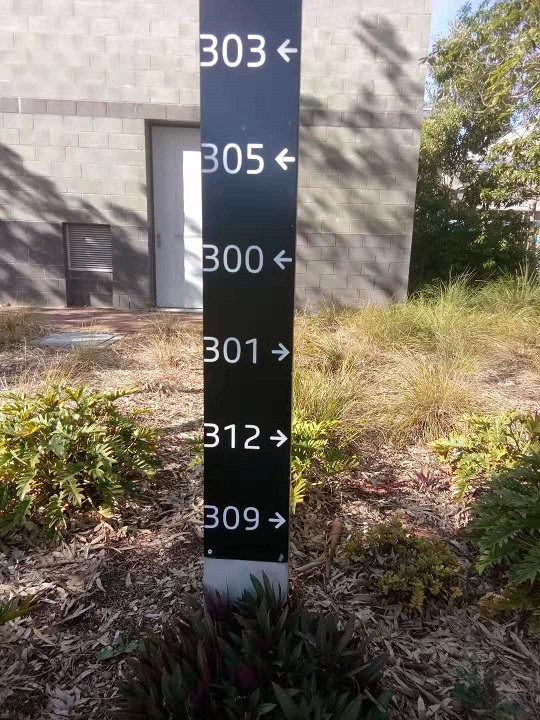
#> input picture Machine Perception/Mp/Assignment/FinalVersion/DirectionalSignage/DS01.jpg, 540 x 720 px; its folder holds only this picture in this run
$ python hsvthresholdblackvariation.py   (older library calls are emulated)
#> lines starting #> are read from the running program, lines starting #| are printed output that depends on the picture; after the words box and inside, x2 and y2 are one past the last pixel; in counts of white or black regions, pixels touching at a corner belong together
import cv2
import glob
from matplotlib import pyplot as plt
import numpy as np

files = glob.glob("./*.png")
files += glob.glob("./*.jpg")
count = 0

# [9 lines left out: function imshow_components, not called in this run]

    #cv2.imshow('connected components', labeled_img)

def angle_cos(p0, p1, p2):
    d1, d2 = (p0-p1).astype('float'), (p2-p1).astype('float')
    return abs( np.dot(d1, d2) / np.sqrt( np.dot(d1, d1)*np.dot(d2, d2) ) )

def find_squares(img):
    img = cv2.GaussianBlur(img, (5, 5), 0)
    squares = []
    for gray in cv2.split(img):
        for thrs in range(0, 255, 26):
            if thrs == 0:
                bin = cv2.Canny(gray, 0, 50, apertureSize=5)
                bin = cv2.dilate(bin, None)
            else:
                retval, bin = cv2.threshold(gray, thrs, 255, cv2.THRESH_BINARY)
            bin, contours, hierarchy = cv2.findContours(bin, cv2.RETR_LIST, cv2.CHAIN_APPROX_SIMPLE)
            for cnt in contours:
                cnt_len = cv2.arcLength(cnt, True)
                cnt = cv2.approxPolyDP(cnt, 0.02 * cnt_len, True)
                if len(cnt) == 4 and cv2.contourArea(cnt) > 1000 and cv2.isContourConvex(cnt):
                    cnt = cnt.reshape(-1, 2)
                    max_cos = np.max([angle_cos(cnt[i], cnt[(i + 1) % 4], cnt[(i + 2) % 4]) for i in range(4)])
                    if max_cos < 0.1:
                        squares.append(cnt)

    return squares


ddepth = -1
sharpen = np.array((
	[0,-1,0],
	[-1,5,-1],
	[0,-1,0]), dtype ="int")


for file in files[0:]:

    #read in image
    colour = cv2.imread(file)
#> colour is the input picture: shape (720, 540, 3); mean B, G, R 98.2, 110.6, 119.2
    img = cv2.imread(file)
    img = cv2.GaussianBlur(img,(5,5),0)
    img = cv2.filter2D(img, ddepth, sharpen)
    img = cv2.GaussianBlur(img,(5,5),0)

    #img = cv2.GaussianBlur(img,(5,5),0)
    #convert to HSV
    hsv = cv2.cvtColor(img, cv2.COLOR_BGR2HSV)
#> hsv: shape (720, 540, 3); mean H, S, V 37.9, 66, 122.3

    # define colour range
    lower_val = np.array([0,0,0]) #lowest threshold is [0,0,0] black
    upper_val = np.array([179,50,255]) # all 179 hue values, all 255 values, 50/255 saturation values, representing the white-gray-black range
    lower_val2 = np.array([80,0,0])
    upper_val2 = np.array([150,255,100])

    #define black tinged with blue colour range, 2 range sets are required due to red being 0 on hsv gradient
    # red value range below 100 light level
    lower_val3 = np.array([0,0,0])
    upper_val3 = np.array([15,90,100])
    lower_val4 = np.array([165,0,0])
    upper_val4 = np.array([179,90,100])


    #make values whiter
    lower_val7 = np.array([0,0,190]) #lowest threshold is [0,0,0] black
    upper_val7 = np.array([179,50,255]) # all 179 hue values, all 255 values, 50/255 saturation


    #make any colour variation black
   # lower_val8 = np.array([0,0,0]) #lowest threshold is [0,0,0] black
   # upper_val8 = np.array([179,1,110]) # all 179 hue values, all 255 values, 50/255 saturation


    mask = cv2.inRange(hsv, lower_val2, upper_val2)
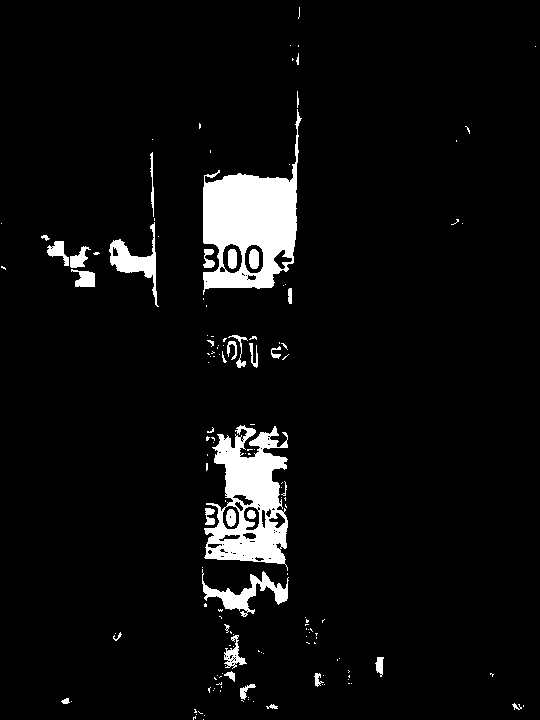
#> mask: shape (720, 540); 5.5% white; 150 white regions (115 under 20 px), largest, box (x1, y1, x2, y2) and area: (203, 109, 302, 295) 8576, (204, 425, 288, 571) 6789, (202, 569, 289, 617) 1240
    img[mask != 0] = [0,0,0]
#> img: shape (720, 540, 3); mean B, G, R 95.5, 108.3, 117.1
    hsv = cv2.cvtColor(img, cv2.COLOR_BGR2HSV)
#> hsv: shape (720, 540, 3); mean H, S, V 32.1, 62, 119.7
    mask = cv2.inRange(hsv, lower_val3, upper_val3)
#> mask: shape (720, 540); 17.2% white; 478 white regions (379 under 20 px), largest, box (x1, y1, x2, y2) and area: (0, 425, 540, 720) 43444, (203, 109, 309, 319) 8983, (109, 222, 159, 307) 1216
    img[mask != 0] = [0,0,0]
#> img: shape (720, 540, 3); mean B, G, R 89.6, 102.1, 109.8
    hsv = cv2.cvtColor(img, cv2.COLOR_BGR2HSV)
#> hsv: shape (720, 540, 3); mean H, S, V 31.3, 55.9, 112.3
    mask = cv2.inRange(hsv, lower_val4, upper_val4)
#> mask: shape (720, 540); 1.5% white; 244 white regions (190 under 20 px), largest, box (x1, y1, x2, y2) and area: (54, 272, 141, 305) 917, (52, 214, 97, 241) 542, (77, 671, 97, 698) 316
    img[mask != 0] = [0,0,0]
#> img: shape (720, 540, 3); mean B, G, R 88.7, 101.3, 108.8
    hsv = cv2.cvtColor(img, cv2.COLOR_BGR2HSV)
#> hsv: shape (720, 540, 3); mean H, S, V 28.8, 55.3, 111.3


    #threshold using previously defined colour range
    #anything higher than the 50 saturation value will be converted to pure white
    mask = cv2.inRange(hsv, lower_val, upper_val)
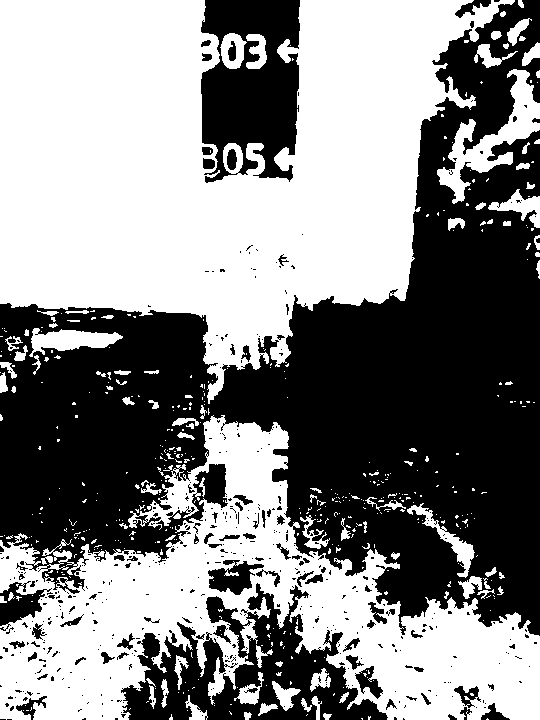
#> mask: shape (720, 540); 52.8% white; 472 black regions (393 under 20 px), largest, box (x1, y1, x2, y2) and area: (0, 0, 540, 636) 145924, (121, 583, 388, 720) 15617, (201, 0, 300, 183) 13166
    mask2 = cv2.inRange(hsv, lower_val7, upper_val7)
#> mask2: shape (720, 540); 14.4% white; 250 white regions (173 under 20 px), largest, box (x1, y1, x2, y2) and area: (0, 0, 218, 226) 32043, (301, 0, 474, 121) 12458, (182, 150, 218, 294) 2453
    mask = cv2.bitwise_not(mask)
    img[mask != 0] = [115,115,115]
    img[mask2 !=0] = [255,255,255]
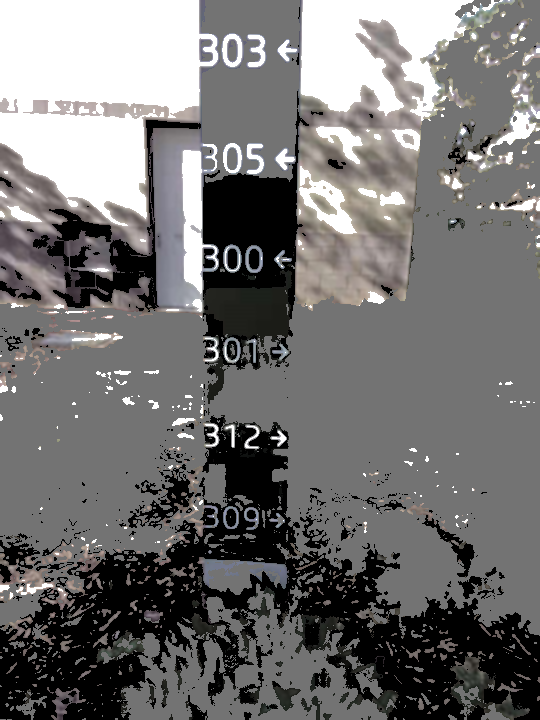
#> img: shape (720, 540, 3); mean B, G, R 113.8, 114.2, 115.4

    #mask3 = cv2.inRange(hsv, lower_val8, upper_val8)
    #img[mask3!=0] = [0,0,0]


    #apply mask
    #nocolour = cv2.bitwise_and(img,img,mask=mask)

    gray = cv2.cvtColor(img,cv2.COLOR_BGR2GRAY)


    _,thresh1 = cv2.threshold(gray, 114, 255, cv2.THRESH_BINARY)  # ensure binary
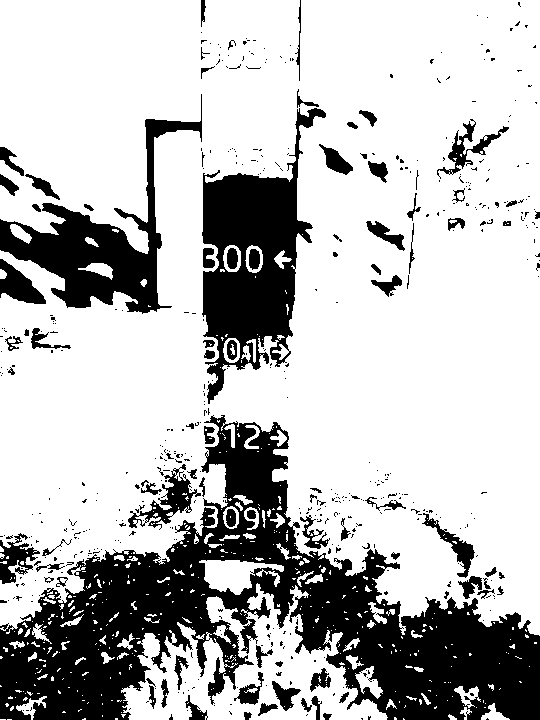
#> thresh1: shape (720, 540); 73.9% white; 527 black regions (437 under 20 px), largest, box (x1, y1, x2, y2) and area: (0, 415, 540, 720) 59427, (202, 108, 326, 404) 15488, (0, 94, 202, 314) 10916
    _,thresh2 = cv2.threshold(gray, 115, 255, cv2.THRESH_BINARY)  # ensure binary
#> thresh2: shape (720, 540); 26.6% white; 346 white regions (222 under 20 px), largest, box (x1, y1, x2, y2) and area: (0, 0, 219, 254) 39009, (295, 0, 515, 311) 37599, (154, 130, 219, 318) 8751

    #_,thresh2 = cv2.threshold(gray, 0, 255, cv2.THRESH_BINARY+cv2.THRESH_OTSU)  # ensure binary

    _,thresh3 = cv2.threshold(gray, 0, 255, cv2.THRESH_TRUNC+cv2.THRESH_OTSU)  # otsus
    _,thresh3 = cv2.threshold(thresh3, 114,255, cv2.THRESH_BINARY)


    #_,thresh3 = cv2.threshold(sharp, 127, 255, cv2.THRESH_TOZERO)  # ensure binary
    thresh4 = cv2.adaptiveThreshold(gray,255,cv2.ADAPTIVE_THRESH_GAUSSIAN_C,cv2.THRESH_BINARY,11,2)
#> thresh4: shape (720, 540); 74% white; 649 black regions (450 under 20 px), largest, box (x1, y1, x2, y2) and area: (0, 391, 540, 720) 40676, (300, 0, 540, 310) 16019, (53, 109, 309, 404) 10704
    thresh5 = cv2.adaptiveThreshold(gray,255,cv2.ADAPTIVE_THRESH_MEAN_C,cv2.THRESH_BINARY,11,2)
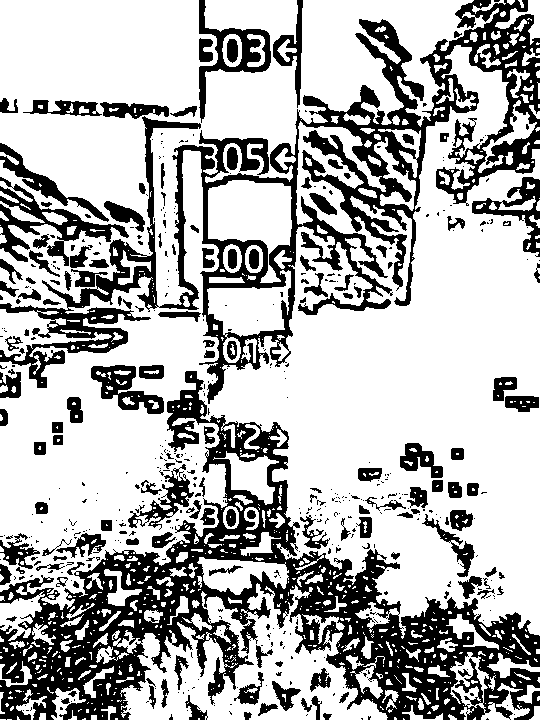
#> thresh5: shape (720, 540); 69.5% white; 516 black regions (363 under 20 px), largest, box (x1, y1, x2, y2) and area: (0, 371, 540, 720) 48206, (0, 0, 540, 404) 37806, (0, 177, 129, 266) 2852


    #otsu = cv2.bitwise_not(otsu)
    titles = ['color','gray','blackbox','whitetext']
    images = [colour,gray,thresh1,thresh2]


    cv2.imshow('color',img)

    for i in range(3):
        squares = find_squares(images[i+1])
        cv2.drawContours(images[i+1], squares,0,(110,110,70),2)
        hist = cv2.equalizeHist(images[i+1])
#> this loop made 3 passes
#> pass 1, `hist = cv2.equalizeHist(images[i+1])`:
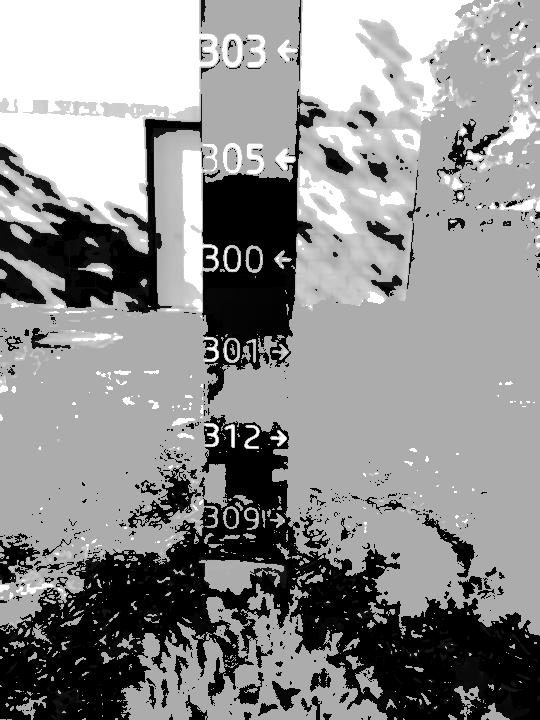
#> hist: shape (720, 540); min 0, max 255, mean 142.3
#> pass 3, in find_squares (call 3), `img = cv2.GaussianBlur(img, (5, 5), 0)`:
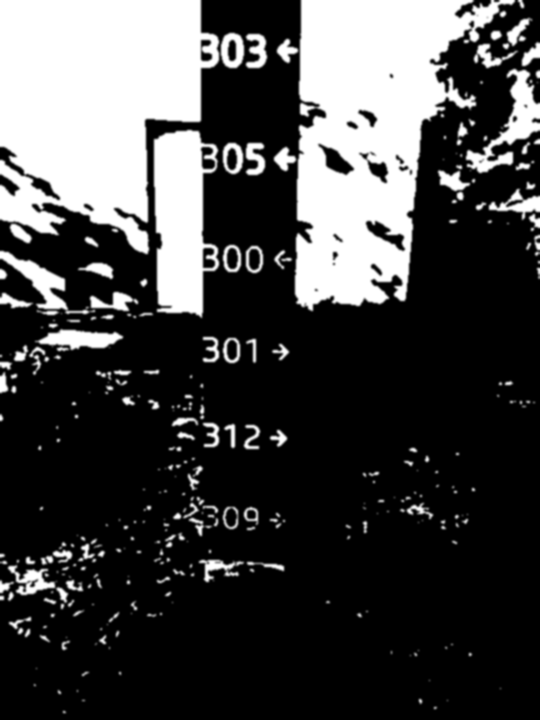
#> img: shape (720, 540); min 0, max 255, mean 67.8
       # cv2.imshow('title',images[i+1])

       # cv2.waitKey(0)


    for i in range(4):
        plt.subplot(2,3,i+1),plt.imshow(images[i],'gray')
        plt.title(titles[i])
        plt.xticks([]),plt.yticks([])
   # plt.show()

    cv2.imshow('bestchoice',thresh1)
    cv2.waitKey(0)

   # thresh1 = cv2.filter2D(thresh1, ddepth, sharpen)

    kernel = cv2.getStructuringElement(cv2.MORPH_ELLIPSE,(5,5))
#> kernel = [[0, 0, 1, 0, 0], [1, 1, 1, 1, 1], [1, 1, 1, 1, 1], [1, 1, 1, 1, 1], [0, 0, 1, 0, 0]]

    # [21 lines of commented-out code are left out]

$ run again, on Machine Perception/Mp/Assignment/FinalVersion/DirectionalSignage/DS05.jpg
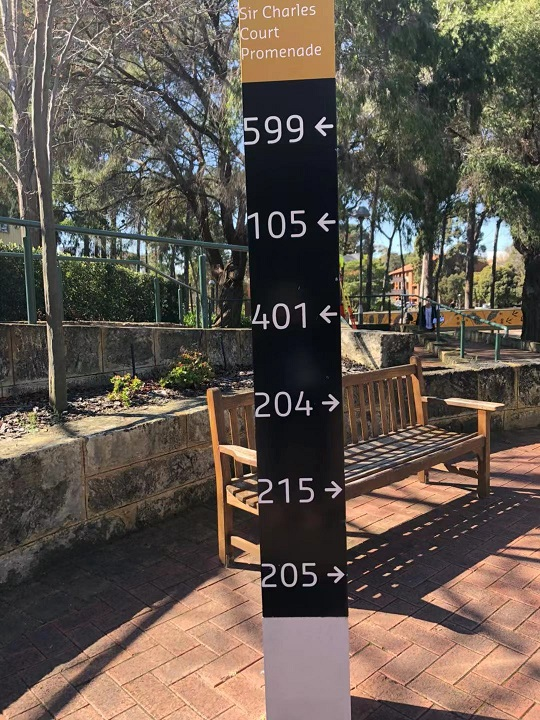
#> input picture Machine Perception/Mp/Assignment/FinalVersion/DirectionalSignage/DS05.jpg, 540 x 720 px
#> colour is the input picture: shape (720, 540, 3); mean B, G, R 78.1, 87.7, 98.1
#> `mask = cv2.inRange(hsv, lower_val2, upper_val2)`:
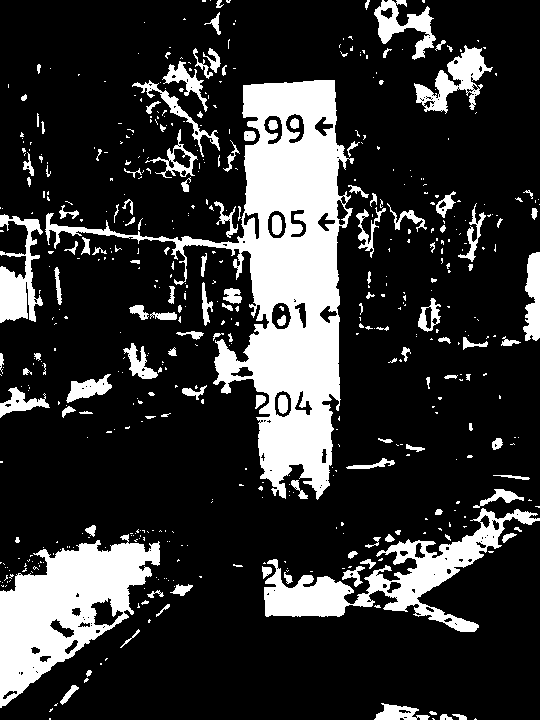
#> mask: shape (720, 540); 20.1% white; 534 white regions (397 under 20 px), largest, box (x1, y1, x2, y2) and area: (45, 80, 354, 500) 33798, (0, 534, 160, 708) 13161, (264, 508, 540, 632) 8707
#> mask2: shape (720, 540); 1% white; 264 white regions (225 under 20 px), largest, box (x1, y1, x2, y2) and area: (475, 223, 496, 260) 377, (497, 222, 513, 258) 360, (373, 236, 389, 260) 225
#> thresh1: shape (720, 540); 46.8% white; 892 white regions (690 under 20 px), largest, box (x1, y1, x2, y2) and area: (54, 527, 540, 720) 52279, (336, 192, 540, 552) 29664, (0, 348, 273, 570) 19202
#> thresh2: shape (720, 540); 9.8% white; 747 white regions (536 under 20 px), largest, box (x1, y1, x2, y2) and area: (262, 617, 351, 720) 8629, (0, 0, 44, 228) 2900, (51, 0, 114, 72) 1872
#> thresh4: shape (720, 540); 68.1% white; 1075 black regions (772 under 20 px), largest, box (x1, y1, x2, y2) and area: (0, 0, 540, 720) 78655, (486, 167, 540, 364) 2579, (110, 29, 244, 187) 2426
#> thresh5: shape (720, 540); 65% white; 825 black regions (587 under 20 px), largest, box (x1, y1, x2, y2) and area: (0, 0, 540, 720) 96381, (112, 12, 244, 187) 4604, (421, 370, 479, 440) 1674
#> kernel = [[0, 0, 1, 0, 0], [1, 1, 1, 1, 1], [1, 1, 1, 1, 1], [1, 1, 1, 1, 1], [0, 0, 1, 0, 0]]
#> `####https://www.pyimagesearch.com/2014/08/25/4-point-opencv-getperspec..`:
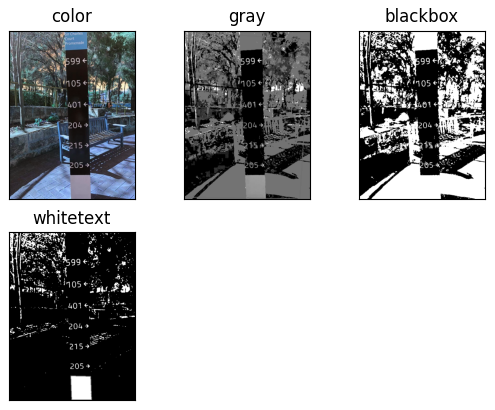
#> figure drawn by matplotlib, 4 panels; B, G, R data is drawn as R, G, B

$ run again, on Machine Perception/Mp/Assignment/FinalVersion/DirectionalSignage/DS06.jpg
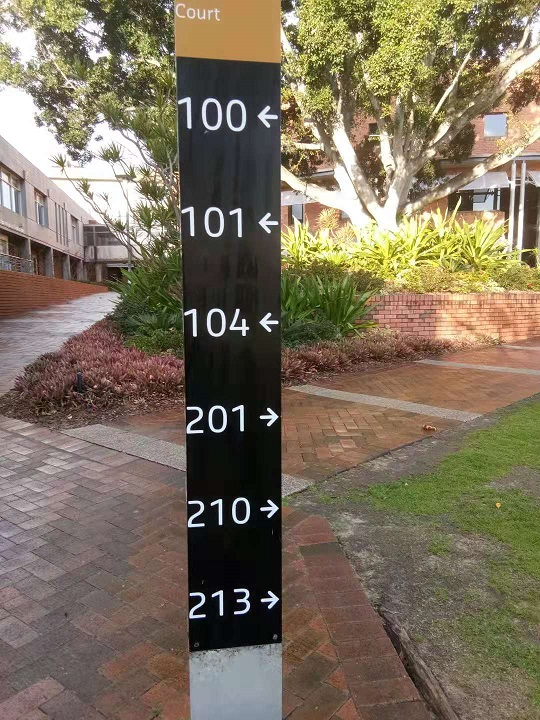
#> input picture Machine Perception/Mp/Assignment/FinalVersion/DirectionalSignage/DS06.jpg, 540 x 720 px
#> colour is the input picture: shape (720, 540, 3); mean B, G, R 92.1, 112.1, 123.9
#> `mask = cv2.inRange(hsv, lower_val2, upper_val2)`:
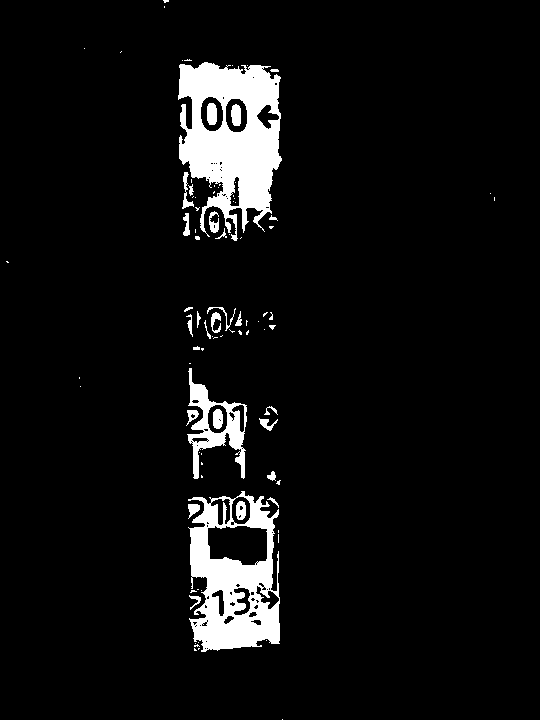
#> mask: shape (720, 540); 6.2% white; 91 white regions (61 under 20 px), largest, box (x1, y1, x2, y2) and area: (178, 62, 282, 241) 11107, (188, 491, 280, 652) 8299, (187, 368, 247, 479) 2201
#> mask2: shape (720, 540); 7.6% white; 197 white regions (103 under 20 px), largest, box (x1, y1, x2, y2) and area: (0, 81, 157, 246) 11060, (281, 110, 373, 245) 3247, (359, 131, 407, 241) 1778
#> thresh1: shape (720, 540); 79.6% white; 512 black regions (421 under 20 px), largest, box (x1, y1, x2, y2) and area: (169, 58, 283, 358) 22471, (0, 493, 160, 720) 16096, (127, 368, 284, 665) 15147
#> thresh2: shape (720, 540); 20.3% white; 303 white regions (177 under 20 px), largest, box (x1, y1, x2, y2) and area: (0, 73, 176, 260) 18828, (0, 416, 186, 609) 18010, (189, 644, 283, 720) 6528
#> thresh4: shape (720, 540); 78.5% white; 923 black regions (649 under 20 px), largest, box (x1, y1, x2, y2) and area: (175, 58, 447, 358) 15305, (140, 368, 284, 654) 9657, (0, 0, 178, 263) 7681
#> thresh5: shape (720, 540); 74.8% white; 694 black regions (473 under 20 px), largest, box (x1, y1, x2, y2) and area: (176, 58, 301, 358) 12373, (0, 0, 178, 282) 12311, (140, 368, 284, 654) 10823
#> the loop `for i in range(3):` made 3 passes
#> pass 3, in find_squares (call 3), `img = cv2.GaussianBlur(img, (5, 5), 0)`:
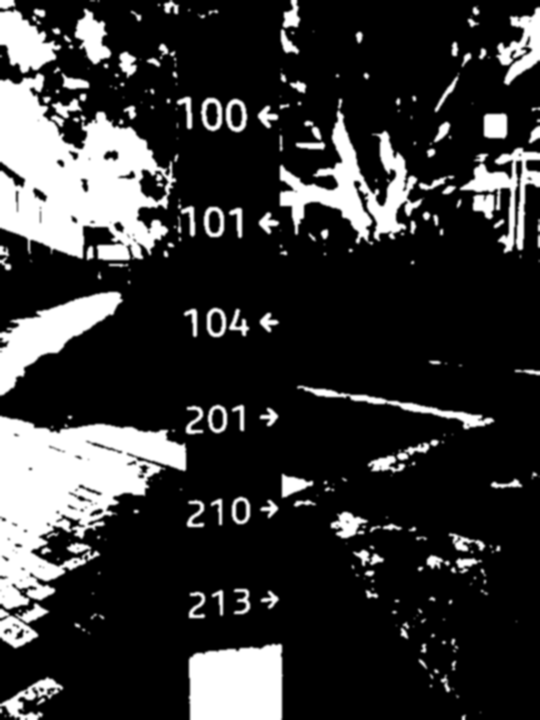
#> img: shape (720, 540); min 0, max 255, mean 51.7
#> kernel = [[0, 0, 1, 0, 0], [1, 1, 1, 1, 1], [1, 1, 1, 1, 1], [1, 1, 1, 1, 1], [0, 0, 1, 0, 0]]
